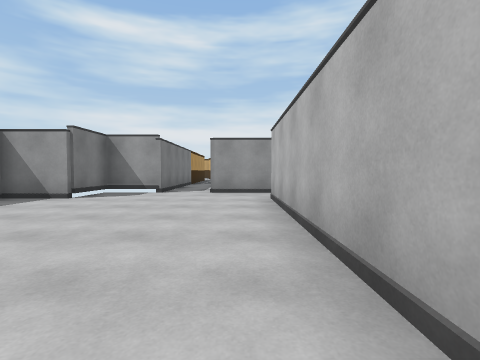
view 1 (above)

16 first-person views from a walk through a Unity game level. The camera is 1.2 m above the floor, tilts 2° down and sees 85° across. The floor is counted in squares, 2 m on a side. Each view is taken from the middle of a square. On the plan, view 1 faces up. The plan holds only what a view shows up to about 9 squares ahead; the rest is blank. The player character is not drawn.

view 2
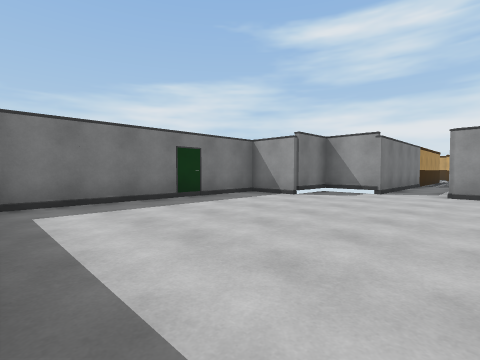

view 3
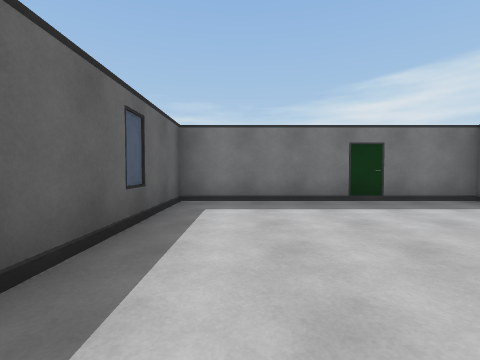

view 4
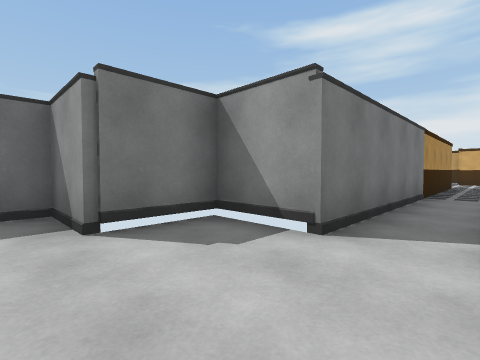

view 5
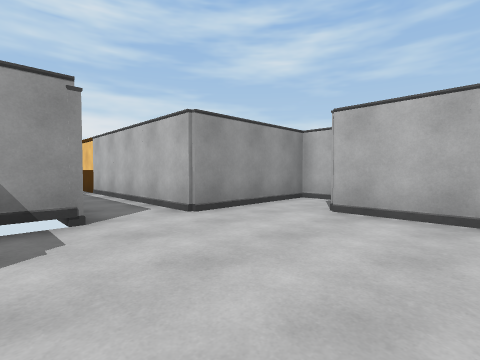

view 6
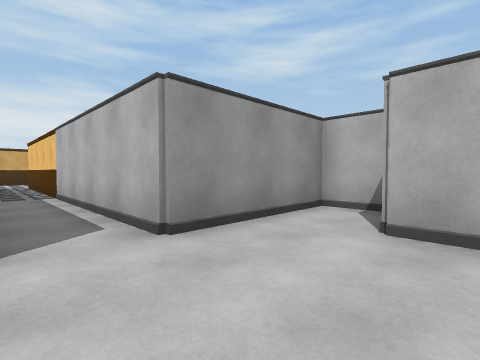

view 7
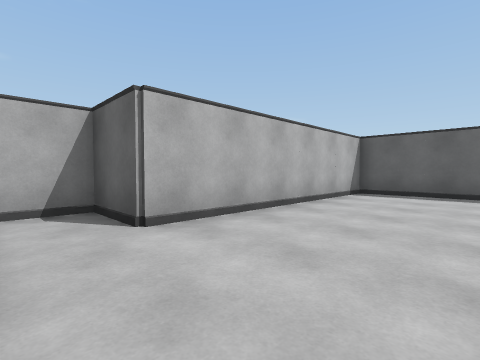

view 8
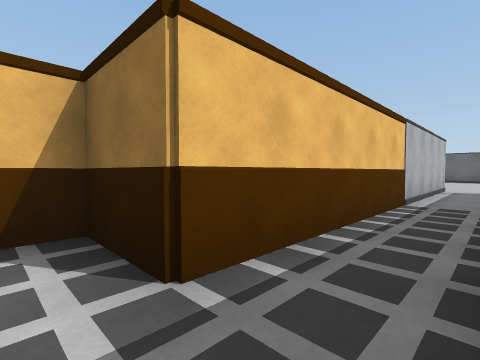

view 9
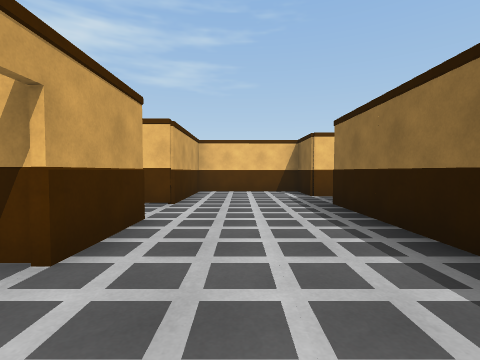

view 10
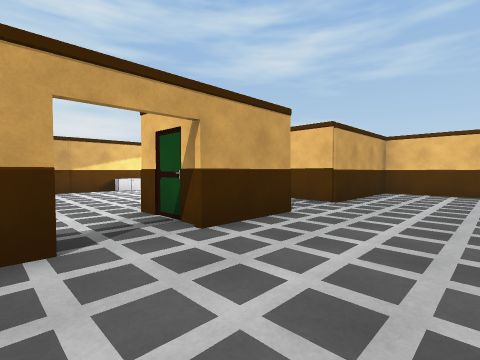

view 11
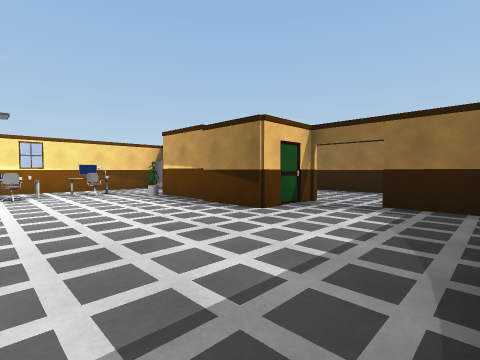

view 12
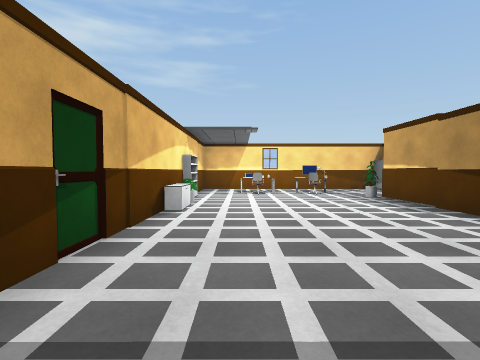

view 13
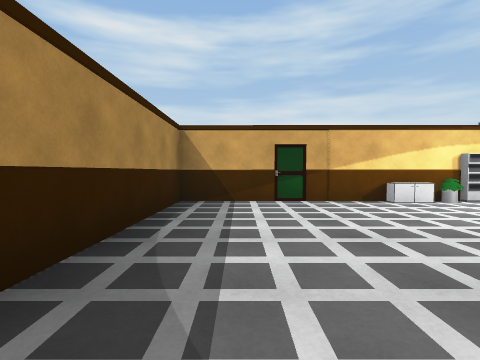

view 14
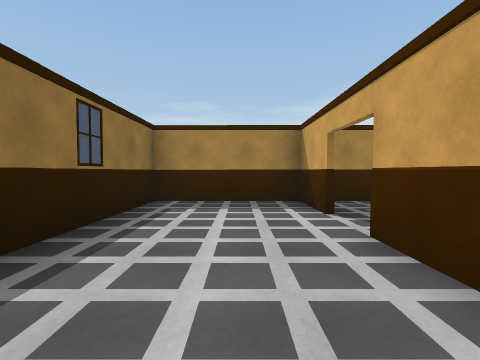

view 15
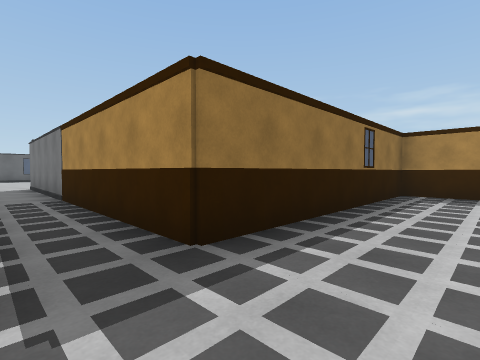

view 16
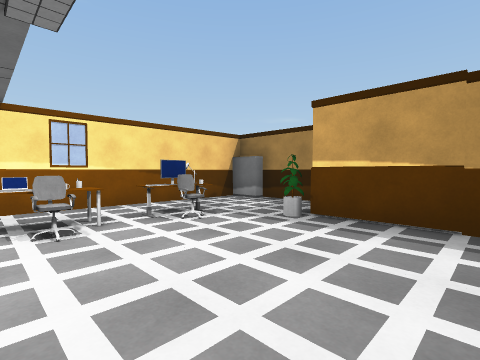

### Floor plan
Points are (right, up) in squares from view 1. A wall is a line through its corners. A room is listed if a view was taken in it or the views show most of it. See-through windows are left out.
Room 1 (views 1, 2, 3, 4, 5, 6, 7, 8, 14, 15)
walls: (-5.4, 16.3) (-2.2, 16.3) (-2.2, 7.2) (-3.7, 7.2) (-3.7, 5.7) (-5.2, 5.7) (-5.2, -0.2) (0.7, -0.2) (0.7, 5.8) (2.2, 5.8) (2.2, 7.2) (-0.8, 7.2) (-0.8, 16.3) (0.7, 16.3) (0.7, 20.5); (-3.6, 19.2) (-5.3, 19.2); (0.7, 19.2) (-2.3, 19.2) (-2.3, 20.2)
ways out: opening at (-4.5, 17.5) to room 2
objects: shelf (0, 19) to (0, 20)
Room 2 (views 9, 10)
walls: (-6.5, 19.2) (-8.2, 19.2) (-8.2, 16.3) (-5.4, 16.3)
ways out: opening at (-4.5, 17.5) to room 1; opening at (-6, 19) to room 3
Room 3 (views 11, 12, 13, 16)
walls: (-4.5, 25.2) (-8.2, 25.2) (-8.2, 19.8); (-5.3, 19.2) (-5.3, 20.8) (-2.5, 20.8); (-7.9, 19.3) (-6.6, 19.3); (-1.4, 19.3) (-0.5, 19.3); (0.7, 20.5) (0.7, 25.2)
ways out: opening at (-6, 19) to room 2
objects: cabinet (-4, 25); other object (-3, 25); other object (-2, 21); other object (-2, 23); shelf (-2, 25); monitor (-1, 22); other object (-1, 23); laptop (-1, 24)

Where each view was taken, in squares from view 1:
view 1: 0 up, 0 right, facing up
view 2: 0 up, 0 right, facing up-left
view 3: 1 up, 0 right, facing left
view 4: 5 up, 1 left, facing up-left
view 5: 4 up, 3 left, facing up-right
view 6: 5 up, 2 left, facing up-right
view 7: 7 up, 2 left, facing down-right
view 8: 17 up, 2 left, facing down-right
view 9: 18 up, 7 left, facing right
view 10: 17 up, 7 left, facing up-right
view 11: 24 up, 8 left, facing down-right
view 12: 24 up, 8 left, facing right
view 13: 20 up, 7 left, facing up
view 14: 18 up, 3 left, facing left
view 15: 18 up, 1 left, facing down-left
view 16: 24 up, 4 left, facing down-right
